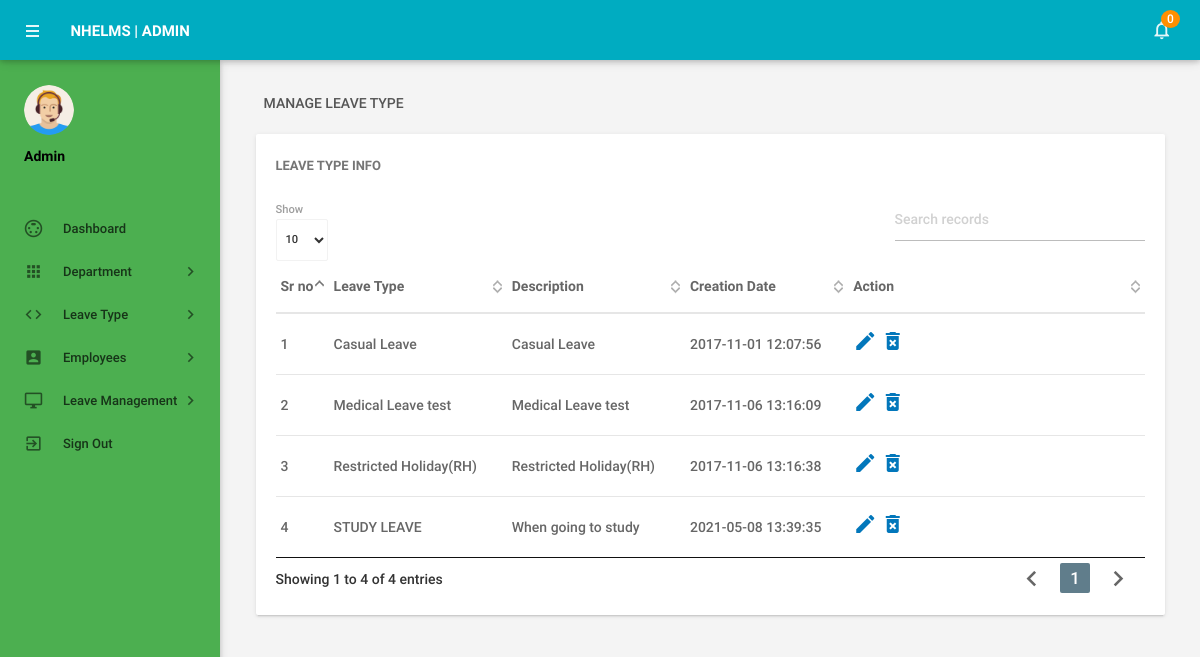
Screenshot of /admin/manageleavetype.php (signed in) with the database file from the repository.
### tables this page shows
CREATE TABLE `tblleavetype` (
  `id` int(11) NOT NULL,
  `LeaveType` varchar(200) DEFAULT NULL,
  `Description` mediumtext DEFAULT NULL,
  `CreationDate` timestamp NOT NULL DEFAULT current_timestamp()
);

### admin/manageleavetype.php (the view, shortened to what this page needs)
<?php
include('includes/config.php');
if(strlen($_SESSION['alogin'])==0)
    {
header('location:index.php');
}
else{
 ?>
<!DOCTYPE html>
<html lang="en">
    <head>
        <link type="text/css" rel="stylesheet" href="../assets/plugins/materialize/css/materialize.min.css"/>
        <link href="../assets/plugins/material-preloader/css/materialPreloader.min.css" rel="stylesheet">
        <link href="../assets/plugins/datatables/css/jquery.dataTables.min.css" rel="stylesheet">
        <link href="../assets/css/alpha.min.css" rel="stylesheet" type="text/css"/>
        <link href="../assets/css/custom.css" rel="stylesheet" type="text/css"/>
    </head>
    <body>
       <?php include('includes/header.php');?>
       <?php include('includes/sidebar.php');?>
            <main class="mn-inner">
                <div class="row">
                    <div class="col s12">
                        <div class="page-title">Manage Leave Type</div>
                    </div>
                    <div class="col s12 m12 l12">
                        <div class="card">
                            <div class="card-content">
                                <span class="card-title">Leave Type Info</span>
                                <table id="example" class="display responsive-table ">
                                    <thead>
                                        <tr>
                                            <th>Sr no</th>
                                            <th>Leave Type</th>
                                            <th>Description</th>
                                            <th>Creation Date</th>
                                            <th>Action</th>
                                        </tr>
                                    </thead>
                                    <tbody>
<?php $sql = "SELECT * from tblleavetype";
$query = $dbh -> prepare($sql);
$query->execute();
$results=$query->fetchAll(PDO::FETCH_OBJ);
$cnt=1;
if($query->rowCount() > 0)
{
foreach($results as $result)
{               ?>
                                        <tr>
                                            <td> <?php echo htmlentities($cnt);?></td>
                                            <td><?php echo htmlentities($result->LeaveType);?></td>
                                            <td><?php echo htmlentities($result->Description);?></td>
                                            <td><?php echo htmlentities($result->CreationDate);?></td>
                                            <td><a href="editleavetype.php?lid=<?php echo htmlentities($result->id);?>"><i class="material-icons">mode_edit</i></a>
                                            <a href="manageleavetype.php?del=<?php echo htmlentities($result->id);?>" onclick="return confirm('Do you want to delete');"> <i class="material-icons">delete_forever</i></a> </td>
                                        </tr>
                                         <?php $cnt++;} }?>
                                    </tbody>
                                </table>
                            </div>
                        </div>
                    </div>
                </div>
            </main>
        </div>
        <div class="left-sidebar-hover"></div>
    </body>
</html>
<?php } ?>

### admin/includes/header.php (shortened to what this page needs)
        <div class="mn-content fixed-sidebar">
            <header class="mn-header navbar-fixed">
                <nav class="cyan darken-1">
                    <div class="nav-wrapper row">
                        <section class="material-design-hamburger navigation-toggle">
                            <a href="#" data-activates="slide-out" class="button-collapse show-on-large material-design-hamburger__icon">
                                <span class="material-design-hamburger__layer"></span>
                            </a>
                        </section>
                        <div class="header-title col s3">
                            <span class="chapter-title">NHELMS | Admin</span>
                        </div>
                        <ul class="right col s9 m3 nav-right-menu">
                            <li class="hide-on-small-and-down"><a href="javascript:void(0)" data-activates="dropdown1" class="dropdown-button dropdown-right show-on-large"><i class="material-icons">notifications_none</i>
<?php
$isread=0;
$sql = "SELECT id from tblleaves where IsRead=:isread";
$query = $dbh -> prepare($sql);
$query->bindParam(':isread',$isread,PDO::PARAM_STR);
$query->execute();
$unreadcount=$query->rowCount();?>
                                <span class="badge"><?php echo htmlentities($unreadcount);?></span></a></li>
                        </ul>
                    </div>
                </nav>
            </header>

### admin/includes/sidebar.php (shortened to what this page needs)
  <aside id="slide-out" class="side-nav green fixed">
             <div class="side-nav-wrapper">
                 <div class="sidebar-profile">
                     <div class="sidebar-profile-image">
                         <img src="../assets/images/profile-image.png" class="circle" alt="">
                     </div>
                     <div class="sidebar-profile-info">
                             <p>Admin</p>
                     </div>
                 </div>
             <ul class="sidebar-menu collapsible collapsible-accordion" data-collapsible="accordion">
                 <li class="no-padding"><a class="waves-effect waves-grey" href="dashboard.php"><i class="material-icons">settings_input_svideo</i>Dashboard</a></li>
                 <li class="no-padding">
                     <a class="collapsible-header waves-effect waves-grey"><i class="material-icons">apps</i>Department<i class="nav-drop-icon material-icons">keyboard_arrow_right</i></a>
                 </li>
                 <li class="no-padding">
                     <a class="collapsible-header waves-effect waves-grey"><i class="material-icons">code</i>Leave Type<i class="nav-drop-icon material-icons">keyboard_arrow_right</i></a>
                 </li>
                 <li class="no-padding">
                     <a class="collapsible-header waves-effect waves-grey"><i class="material-icons">account_box</i>Employees<i class="nav-drop-icon material-icons">keyboard_arrow_right</i></a>
                 </li>
<li class="no-padding">
                     <a class="collapsible-header waves-effect waves-grey"><i class="material-icons">desktop_windows</i>Leave Management<i class="nav-drop-icon material-icons">keyboard_arrow_right</i></a>
                 </li>
                     <li class="no-padding">
                             <a class="waves-effect waves-grey" href="logout.php"><i class="material-icons">exit_to_app</i>Sign Out</a>
                         </li>
             </ul>
             </div>
         </aside>

### rows the page displays
tblleavetype: LeaveType "Casual Leave", Description "Casual Leave", CreationDate "2017-11-01 12:07:56"
tblleavetype: LeaveType "Medical Leave test", Description "Medical Leave test", CreationDate "2017-11-06 13:16:09"
tblleavetype: LeaveType "Restricted Holiday(RH)", Description "Restricted Holiday(RH)", CreationDate "2017-11-06 13:16:38"
tblleavetype: LeaveType "STUDY LEAVE", Description "When going to study", CreationDate "2021-05-08 13:39:35"

### other values shown
$unreadcount "0"
